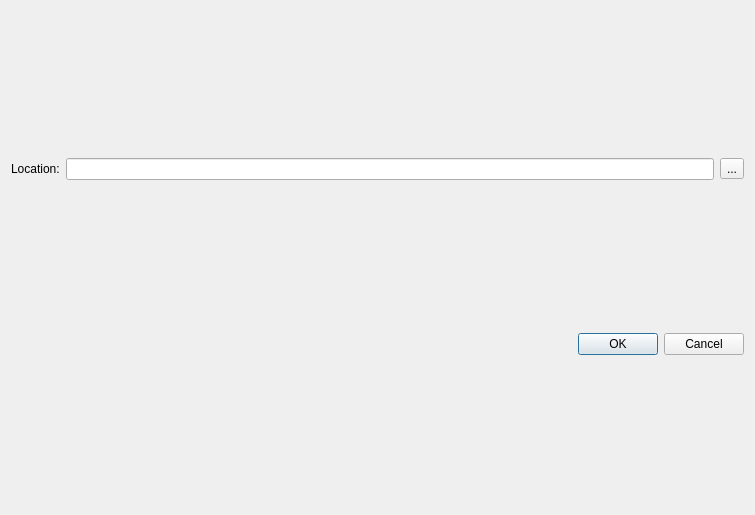
<?xml version="1.0" encoding="UTF-8"?>
<ui version="4.0">
 <class>Dialog</class>
 <widget class="QDialog" name="Dialog">
  <property name="geometry">
   <rect>
    <x>0</x>
    <y>0</y>
    <width>755</width>
    <height>515</height>
   </rect>
  </property>
  <property name="windowTitle">
   <string>Dialog</string>
  </property>
  <layout class="QVBoxLayout" name="verticalLayout_2">
   <item>
    <layout class="QHBoxLayout" name="horizontalLayout">
     <item>
      <widget class="QLabel" name="label">
       <property name="text">
        <string>Location:</string>
       </property>
      </widget>
     </item>
     <item>
      <widget class="QLineEdit" name="line_edit_location"/>
     </item>
     <item>
      <widget class="QToolButton" name="tool_button_location">
       <property name="text">
        <string>...</string>
       </property>
      </widget>
     </item>
    </layout>
   </item>
   <item>
    <widget class="QDialogButtonBox" name="buttonBox">
     <property name="orientation">
      <enum>Qt::Horizontal</enum>
     </property>
     <property name="standardButtons">
      <set>QDialogButtonBox::Cancel|QDialogButtonBox::Ok</set>
     </property>
    </widget>
   </item>
  </layout>
 </widget>
 <resources/>
 <connections>
  <connection>
   <sender>buttonBox</sender>
   <signal>accepted()</signal>
   <receiver>Dialog</receiver>
   <slot>accept()</slot>
   <hints>
    <hint type="sourcelabel">
     <x>248</x>
     <y>254</y>
    </hint>
    <hint type="destinationlabel">
     <x>157</x>
     <y>274</y>
    </hint>
   </hints>
  </connection>
  <connection>
   <sender>buttonBox</sender>
   <signal>rejected()</signal>
   <receiver>Dialog</receiver>
   <slot>reject()</slot>
   <hints>
    <hint type="sourcelabel">
     <x>316</x>
     <y>260</y>
    </hint>
    <hint type="destinationlabel">
     <x>286</x>
     <y>274</y>
    </hint>
   </hints>
  </connection>
 </connections>
</ui>
